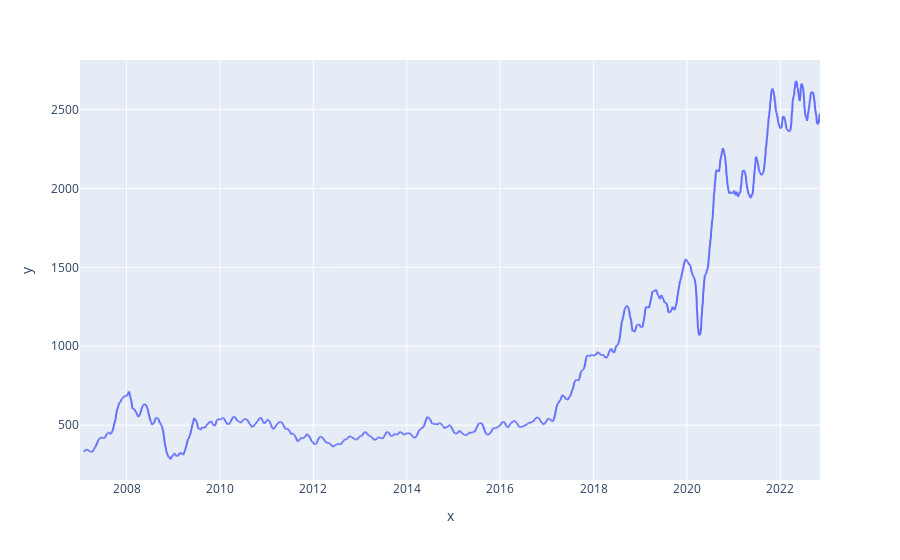

Source (notebook cell):
### Code cell
fig = px.line(x=reliance_indicator_data.index, y=reliance_indicator_data["sma"])
fig.show()

### Figure 1 — Plotly figure (JSON) as saved in the notebook; plotly's stock layout.template omitted (floating-point values rounded to 4 significant figures; data arrays with more than 128 entries replaced by an {"elided": "..."} marker saying what was removed)
{"data": [{"hovertemplate": "x=%{x}<br>y=%{y}<extra></extra>", "legendgroup": "", "line": {"color": "#636efa", "dash": "solid"}, "marker": {"symbol": "circle"}, "mode": "lines", "name": "", "showlegend": false, "type": "scattergl", "x": {"elided": "3856 str values"}, "xaxis": "x", "y": {"elided": "3856 float values"}, "yaxis": "y"}], "layout": {"legend": {"tracegroupgap": 0}, "margin": {"t": 60}, "xaxis": {"anchor": "y", "domain": [0, 1], "title": {"text": "x"}}, "yaxis": {"anchor": "x", "domain": [0, 1], "title": {"text": "y"}}}}
